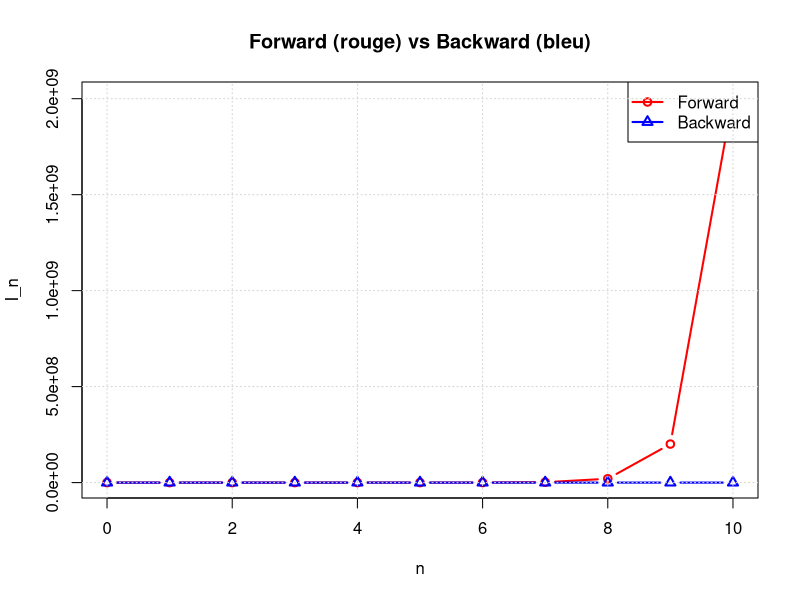
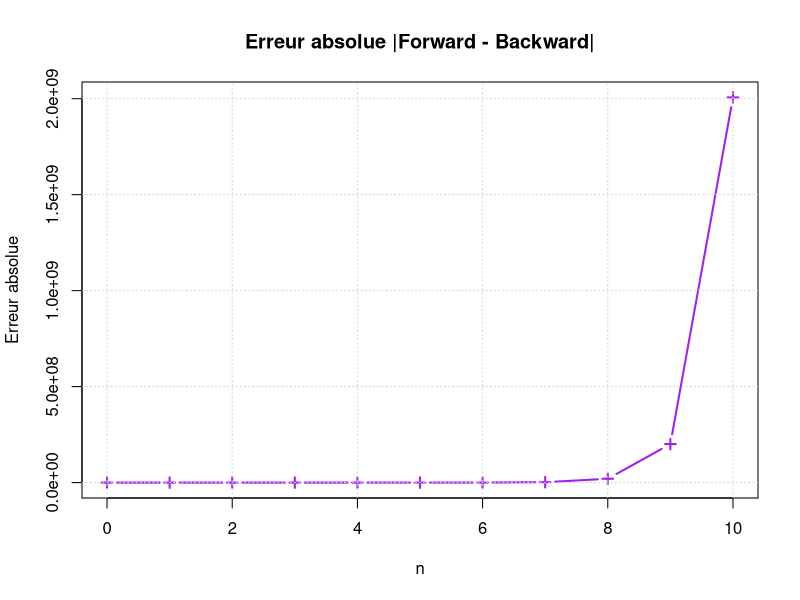

The R script that drew these images, in order:
# Exercice 2

# ============================================================================
# CONFIGURATION: Dossier de sortie des images
# ============================================================================
output_dir <- "TP1/Partie 1/output"
if(!dir.exists(output_dir)) {
  dir.create(output_dir, recursive = TRUE)
}

# Paramètres
a <- 10
N <- 10

# ============================================================================
# Calcul de I_n = ∫_0^1 x^n e^{ax} dx par la méthode forward
# ============================================================================

I_f <- numeric(N+1)
I_f[1] <- log((1 + a)/a) # I0
for (n in 2:(N+1)) {
  I_f[n] <- (1/(n-1)) + a * I_f[n-1]
}

# ============================================================================
# Calcul de I_n = ∫_0^1 x^n e^{ax} dx par la méthode backward
# ============================================================================
I_b <- numeric(N+1)
I_b[N+1] <- 0 # approximation pour I_N
for (n in N:1) {
  I_b[n] <- (I_b[n+1] - (1/n)) / a
}

nvals <- 0:N

# ============================================================================
# Graphique 1: Superposition Forward vs Backward
# ============================================================================
png(file.path(output_dir, "Ex2_1_Forward_vs_Backward.png"), width = 900, height = 600)
plot(nvals, I_f, type="b", col="red", pch=1, ylim=range(c(I_f, I_b)), 
     main="Forward (rouge) vs Backward (bleu)", xlab="n", ylab="I_n", lwd = 2)
lines(nvals, I_b, type="b", col="blue", pch=2, lwd = 2)
legend("topright", legend=c("Forward", "Backward"), col=c("red", "blue"), pch=c(1,2), lwd = 2)
grid()
dev.off()

# ============================================================================
# Graphique 2: Erreur absolue
# ============================================================================
err <- abs(I_f - I_b)
png(file.path(output_dir, "Ex2_2_Erreur_absolue.png"), width = 900, height = 600)
plot(nvals, err, type="b", col="purple", pch=3, lwd = 2,
     main="Erreur absolue |Forward - Backward|", xlab="n", ylab="Erreur absolue")
grid()
dev.off()

cat("Les graphiques ont été sauvegardés dans:", file.path(getwd(), output_dir), "\n")
